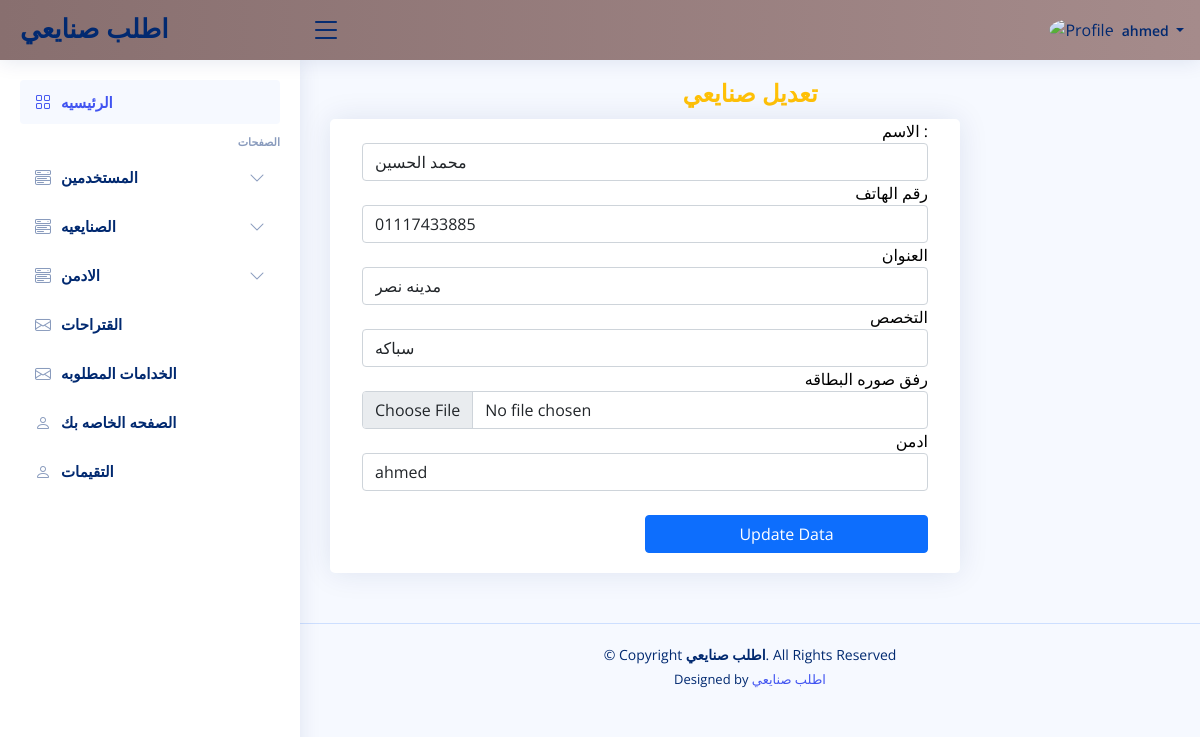
Page /admin/emps/add.php?edit=1 (signed in) on the earlier database version.
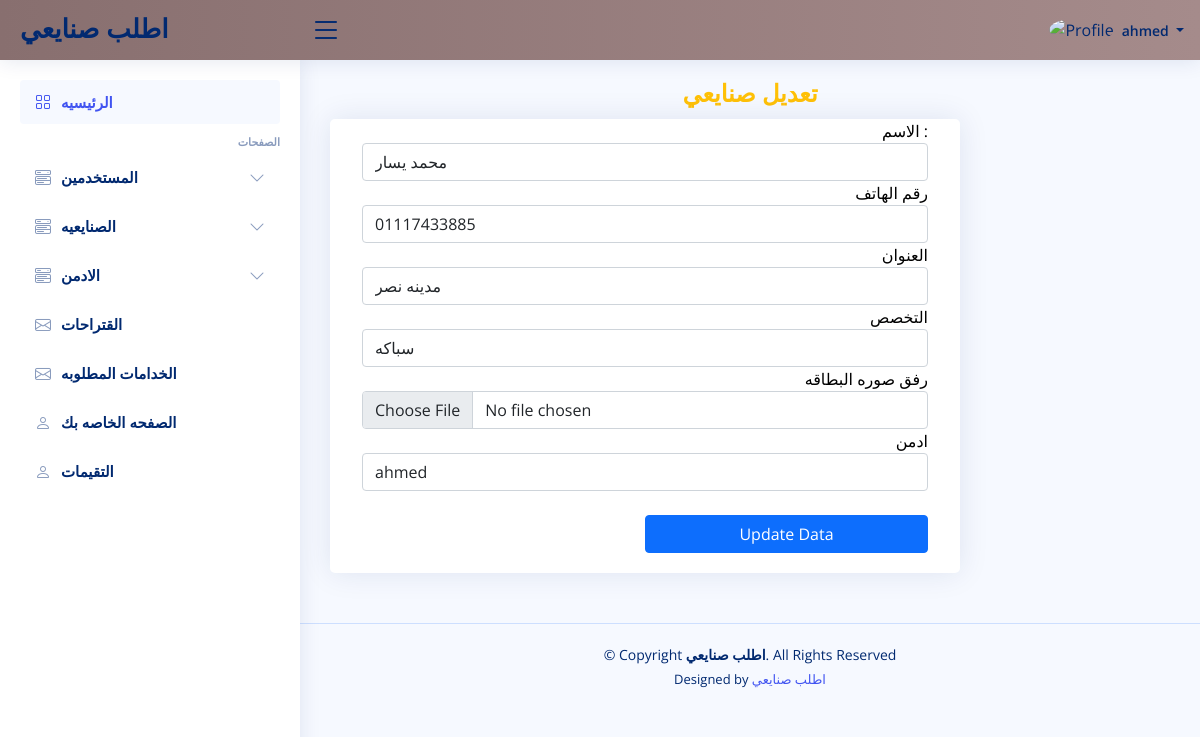
Same page on the later database version.
### tables this page shows
CREATE TABLE `employees` (
  `id` int(11) NOT NULL,
  `name` varchar(200) NOT NULL,
  `phone` varchar(66) NOT NULL,
  `address` varchar(50) NOT NULL,
  `filed` varchar(22) NOT NULL,
  `image` varchar(111) NOT NULL,
  `adminId` int(11) NOT NULL
);

### admin/emps/add.php (the view, shortened to what this page needs)
<?php
include '../shared/head.php';
include '../shared/header.php';
include '../shared/aside.php';
include '../sharedFunc/db.php';
$select = "SELECT * FROM `admin`";
$s = mysqli_query($conn, $select);
$name = '';
$phone = '';
$addess = '';
$filed = "";
$update = false;
if (isset($_GET['edit'])) {
    $update = true;
    $id =   $_GET['edit'];
    $select = "SELECT * from `employees` where id = $id";
    $ss = mysqli_query($conn, $select);
    $row = mysqli_fetch_assoc($ss);
    $name = $row['name'];
    $filed = $row['filed'];
    $phone = $row['phone'];
    $addess = $row['address'];
}
?>
<main id="main" class="main">
    <div class="pagetitle">
        <?php if ($update) : ?>
            <h1 class="display-1 text-center text-warning"> تعديل صنايعي </h1>
        <?php else : ?>
            <h1 class="display-1 text-center text-info">اضافه صنايعي </h1>
        <?php endif; ?>
    </div>
    <section class="section dashboard">
        <div class="container">
            <div class="row">
                <div class="card col-lg-9">
                    <div class="card-body">
                        <form method="POST" enctype="multipart/form-data">
                            <div class="form-group">
                                <label> الاسم : </label>
                                <input class="form-control" value="<?php echo $name ?>" name="name" type="text">
                            </div>
                            <div class="form-group">
                                <div class="form-group">
                                    <label>رقم الهاتف </label>
                                    <input type="text" value="<?php echo $phone ?>" class="form-control" name="phone">
                                </div>
                                <div class="form-group">
                                    <label> العنوان </label>
                                    <input type="text" value="<?php echo $addess ?>" class="form-control" name="addess">
                                </div>
                                <div class="form-group">
                                    <label> التخصص </label>
                                    <input type="text"  value="<?php echo $filed ?>" class="form-control" name="filed">
                                </div>
                                <div class="form-group">
                                    <label> رفق صوره البطاقه </label>
                                    <input type="file"  class="form-control" name="image">
                                </div>
                                <div class="form-group">
                                    <label> ادمن </label>
                                    <select type="text" class="form-control" name="adminId">
                                        <?php foreach ($s as $data) { ?>
                                            <option value="<?php echo $data['id'] ?>"><?php echo $data['name'] ?></option>
                                        <?php } ?>
                                    </select>
                                </div>
                                <?php if ($update) : ?>
                                    <button name="update" class="mt-4 btn btn-primary btn-block w-50 mx-auto">Update Data </button>
                                <?php else : ?>
                                    <button name="send" class=" mt-4 btn btn-info btn-block w-50 mx-auto">Send Data</button>
                                <?php endif; ?>
                        </form>
                    </div>
                </div>
            </div>
        </div>
    </section>
</main>
<?php
include '../shared/footer.php';
include '../shared/script.php';
?>

Differences in the rows shown:
changed employees "مدينه نصر": name "محمد الحسين" → "محمد يسار"
